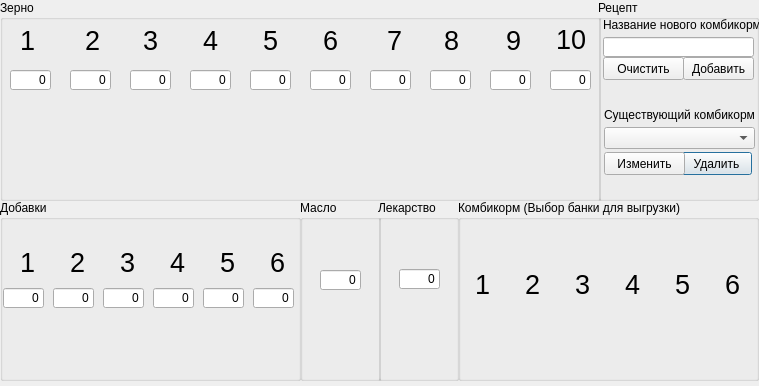
<?xml version="1.0" encoding="UTF-8"?>
<ui version="4.0">
 <class>Dialog_recept</class>
 <widget class="QDialog" name="Dialog_recept">
  <property name="geometry">
   <rect>
    <x>0</x>
    <y>0</y>
    <width>759</width>
    <height>386</height>
   </rect>
  </property>
  <property name="windowTitle">
   <string>Dialog</string>
  </property>
  <widget class="QGroupBox" name="groupBox_6">
   <property name="geometry">
    <rect>
     <x>598</x>
     <y>0</y>
     <width>161</width>
     <height>201</height>
    </rect>
   </property>
   <property name="title">
    <string>Рецепт</string>
   </property>
   <widget class="QPushButton" name="deletebtn">
    <property name="geometry">
     <rect>
      <x>83</x>
      <y>152</y>
      <width>71</width>
      <height>23</height>
     </rect>
    </property>
    <property name="text">
     <string>Удалить</string>
    </property>
   </widget>
   <widget class="QLineEdit" name="namekormedit">
    <property name="geometry">
     <rect>
      <x>5</x>
      <y>37</y>
      <width>151</width>
      <height>20</height>
     </rect>
    </property>
   </widget>
   <widget class="QPushButton" name="clearallbtn">
    <property name="geometry">
     <rect>
      <x>5</x>
      <y>57</y>
      <width>81</width>
      <height>23</height>
     </rect>
    </property>
    <property name="text">
     <string>Очистить</string>
    </property>
   </widget>
   <widget class="QComboBox" name="namekormcombo">
    <property name="geometry">
     <rect>
      <x>6</x>
      <y>127</y>
      <width>151</width>
      <height>22</height>
     </rect>
    </property>
   </widget>
   <widget class="QPushButton" name="changebtn">
    <property name="geometry">
     <rect>
      <x>6</x>
      <y>152</y>
      <width>81</width>
      <height>23</height>
     </rect>
    </property>
    <property name="text">
     <string>Изменить</string>
    </property>
   </widget>
   <widget class="QLabel" name="label">
    <property name="geometry">
     <rect>
      <x>5</x>
      <y>17</y>
      <width>161</width>
      <height>16</height>
     </rect>
    </property>
    <property name="text">
     <string>Название нового комбикорма</string>
    </property>
   </widget>
   <widget class="QLabel" name="label_2">
    <property name="geometry">
     <rect>
      <x>6</x>
      <y>107</y>
      <width>161</width>
      <height>16</height>
     </rect>
    </property>
    <property name="text">
     <string>Существующий комбикорм</string>
    </property>
   </widget>
   <widget class="QPushButton" name="addkormbtn">
    <property name="geometry">
     <rect>
      <x>85</x>
      <y>57</y>
      <width>71</width>
      <height>23</height>
     </rect>
    </property>
    <property name="text">
     <string>Добавить</string>
    </property>
   </widget>
  </widget>
  <widget class="QGroupBox" name="groupBox_5">
   <property name="geometry">
    <rect>
     <x>378</x>
     <y>200</y>
     <width>81</width>
     <height>181</height>
    </rect>
   </property>
   <property name="title">
    <string>Лекарство</string>
   </property>
   <widget class="QLabel" name="lekarstvobanka">
    <property name="geometry">
     <rect>
      <x>21</x>
      <y>49</y>
      <width>41</width>
      <height>81</height>
     </rect>
    </property>
    <property name="text">
     <string/>
    </property>
    <property name="pixmap">
     <pixmap>maslobochka.png</pixmap>
    </property>
   </widget>
   <widget class="QLineEdit" name="lekarstvoedit">
    <property name="geometry">
     <rect>
      <x>21</x>
      <y>69</y>
      <width>41</width>
      <height>20</height>
     </rect>
    </property>
    <property name="text">
     <string>0</string>
    </property>
    <property name="alignment">
     <set>Qt::AlignRight|Qt::AlignTrailing|Qt::AlignVCenter</set>
    </property>
   </widget>
  </widget>
  <widget class="QGroupBox" name="groupBox_korm">
   <property name="geometry">
    <rect>
     <x>458</x>
     <y>200</y>
     <width>301</width>
     <height>181</height>
    </rect>
   </property>
   <property name="title">
    <string>Комбикорм (Выбор банки для выгрузки)</string>
   </property>
   <widget class="QLabel" name="label_14">
    <property name="geometry">
     <rect>
      <x>17</x>
      <y>74</y>
      <width>16</width>
      <height>21</height>
     </rect>
    </property>
    <property name="font">
     <font>
      <pointsize>20</pointsize>
     </font>
    </property>
    <property name="text">
     <string>1</string>
    </property>
   </widget>
   <widget class="QLabel" name="label_9">
    <property name="geometry">
     <rect>
      <x>167</x>
      <y>74</y>
      <width>16</width>
      <height>21</height>
     </rect>
    </property>
    <property name="font">
     <font>
      <pointsize>20</pointsize>
     </font>
    </property>
    <property name="text">
     <string>4</string>
    </property>
   </widget>
   <widget class="QLabel" name="siloskorm1">
    <property name="geometry">
     <rect>
      <x>5</x>
      <y>19</y>
      <width>41</width>
      <height>151</height>
     </rect>
    </property>
    <property name="text">
     <string/>
    </property>
    <property name="pixmap">
     <pixmap>silos.png</pixmap>
    </property>
   </widget>
   <widget class="QLabel" name="siloskorm2">
    <property name="geometry">
     <rect>
      <x>55</x>
      <y>18</y>
      <width>41</width>
      <height>151</height>
     </rect>
    </property>
    <property name="text">
     <string/>
    </property>
    <property name="pixmap">
     <pixmap>silos.png</pixmap>
    </property>
   </widget>
   <widget class="QLabel" name="siloskorm5">
    <property name="geometry">
     <rect>
      <x>205</x>
      <y>18</y>
      <width>41</width>
      <height>151</height>
     </rect>
    </property>
    <property name="text">
     <string/>
    </property>
    <property name="pixmap">
     <pixmap>silos.png</pixmap>
    </property>
   </widget>
   <widget class="QLabel" name="label_12">
    <property name="geometry">
     <rect>
      <x>117</x>
      <y>74</y>
      <width>16</width>
      <height>21</height>
     </rect>
    </property>
    <property name="font">
     <font>
      <pointsize>20</pointsize>
     </font>
    </property>
    <property name="text">
     <string>3</string>
    </property>
   </widget>
   <widget class="QLabel" name="label_10">
    <property name="geometry">
     <rect>
      <x>217</x>
      <y>74</y>
      <width>16</width>
      <height>21</height>
     </rect>
    </property>
    <property name="font">
     <font>
      <pointsize>20</pointsize>
     </font>
    </property>
    <property name="text">
     <string>5</string>
    </property>
   </widget>
   <widget class="QLabel" name="siloskorm3">
    <property name="geometry">
     <rect>
      <x>105</x>
      <y>18</y>
      <width>41</width>
      <height>151</height>
     </rect>
    </property>
    <property name="text">
     <string/>
    </property>
    <property name="pixmap">
     <pixmap>silos.png</pixmap>
    </property>
   </widget>
   <widget class="QLabel" name="siloskorm6">
    <property name="geometry">
     <rect>
      <x>255</x>
      <y>18</y>
      <width>41</width>
      <height>151</height>
     </rect>
    </property>
    <property name="text">
     <string/>
    </property>
    <property name="pixmap">
     <pixmap>silos.png</pixmap>
    </property>
   </widget>
   <widget class="QLabel" name="label_11">
    <property name="geometry">
     <rect>
      <x>267</x>
      <y>74</y>
      <width>16</width>
      <height>21</height>
     </rect>
    </property>
    <property name="font">
     <font>
      <pointsize>20</pointsize>
     </font>
    </property>
    <property name="text">
     <string>6</string>
    </property>
   </widget>
   <widget class="QLabel" name="label_13">
    <property name="geometry">
     <rect>
      <x>67</x>
      <y>74</y>
      <width>16</width>
      <height>21</height>
     </rect>
    </property>
    <property name="font">
     <font>
      <pointsize>20</pointsize>
     </font>
    </property>
    <property name="text">
     <string>2</string>
    </property>
   </widget>
   <widget class="QLabel" name="siloskorm4">
    <property name="geometry">
     <rect>
      <x>155</x>
      <y>18</y>
      <width>41</width>
      <height>151</height>
     </rect>
    </property>
    <property name="text">
     <string/>
    </property>
    <property name="pixmap">
     <pixmap>silos.png</pixmap>
    </property>
   </widget>
   <zorder>siloskorm1</zorder>
   <zorder>siloskorm2</zorder>
   <zorder>siloskorm5</zorder>
   <zorder>label_10</zorder>
   <zorder>siloskorm3</zorder>
   <zorder>siloskorm6</zorder>
   <zorder>label_11</zorder>
   <zorder>label_13</zorder>
   <zorder>siloskorm4</zorder>
   <zorder>label_12</zorder>
   <zorder>label_14</zorder>
   <zorder>label_9</zorder>
  </widget>
  <widget class="QGroupBox" name="groupBox">
   <property name="geometry">
    <rect>
     <x>0</x>
     <y>0</y>
     <width>601</width>
     <height>201</height>
    </rect>
   </property>
   <property name="title">
    <string>Зерно</string>
   </property>
   <widget class="QLabel" name="zernosilos_10">
    <property name="geometry">
     <rect>
      <x>550</x>
      <y>10</y>
      <width>51</width>
      <height>161</height>
     </rect>
    </property>
    <property name="text">
     <string/>
    </property>
    <property name="pixmap">
     <pixmap>silos.png</pixmap>
    </property>
   </widget>
   <widget class="QLabel" name="zernosilos_3">
    <property name="geometry">
     <rect>
      <x>130</x>
      <y>10</y>
      <width>51</width>
      <height>161</height>
     </rect>
    </property>
    <property name="text">
     <string/>
    </property>
    <property name="pixmap">
     <pixmap>silos.png</pixmap>
    </property>
   </widget>
   <widget class="QLabel" name="zernosilos">
    <property name="geometry">
     <rect>
      <x>10</x>
      <y>10</y>
      <width>51</width>
      <height>161</height>
     </rect>
    </property>
    <property name="text">
     <string/>
    </property>
    <property name="pixmap">
     <pixmap>silos.png</pixmap>
    </property>
   </widget>
   <widget class="QLabel" name="zernosilos_2">
    <property name="geometry">
     <rect>
      <x>70</x>
      <y>10</y>
      <width>51</width>
      <height>161</height>
     </rect>
    </property>
    <property name="text">
     <string/>
    </property>
    <property name="pixmap">
     <pixmap>silos.png</pixmap>
    </property>
   </widget>
   <widget class="QLabel" name="zernosilos_9">
    <property name="geometry">
     <rect>
      <x>370</x>
      <y>10</y>
      <width>51</width>
      <height>161</height>
     </rect>
    </property>
    <property name="text">
     <string/>
    </property>
    <property name="pixmap">
     <pixmap>silos.png</pixmap>
    </property>
   </widget>
   <widget class="QLabel" name="zernosilos_4">
    <property name="geometry">
     <rect>
      <x>310</x>
      <y>10</y>
      <width>51</width>
      <height>161</height>
     </rect>
    </property>
    <property name="text">
     <string/>
    </property>
    <property name="pixmap">
     <pixmap>silos.png</pixmap>
    </property>
   </widget>
   <widget class="QLabel" name="zernosilos_5">
    <property name="geometry">
     <rect>
      <x>190</x>
      <y>10</y>
      <width>51</width>
      <height>161</height>
     </rect>
    </property>
    <property name="text">
     <string/>
    </property>
    <property name="pixmap">
     <pixmap>silos.png</pixmap>
    </property>
   </widget>
   <widget class="QLabel" name="zernosilos_7">
    <property name="geometry">
     <rect>
      <x>430</x>
      <y>10</y>
      <width>51</width>
      <height>161</height>
     </rect>
    </property>
    <property name="text">
     <string/>
    </property>
    <property name="pixmap">
     <pixmap>silos.png</pixmap>
    </property>
   </widget>
   <widget class="QLabel" name="zernosilos_6">
    <property name="geometry">
     <rect>
      <x>250</x>
      <y>10</y>
      <width>51</width>
      <height>161</height>
     </rect>
    </property>
    <property name="text">
     <string/>
    </property>
    <property name="pixmap">
     <pixmap>silos.png</pixmap>
    </property>
   </widget>
   <widget class="QLineEdit" name="zernoedit1">
    <property name="geometry">
     <rect>
      <x>10</x>
      <y>70</y>
      <width>41</width>
      <height>20</height>
     </rect>
    </property>
    <property name="text">
     <string>0</string>
    </property>
    <property name="alignment">
     <set>Qt::AlignRight|Qt::AlignTrailing|Qt::AlignVCenter</set>
    </property>
   </widget>
   <widget class="QLineEdit" name="zernoedit2">
    <property name="geometry">
     <rect>
      <x>70</x>
      <y>70</y>
      <width>41</width>
      <height>20</height>
     </rect>
    </property>
    <property name="text">
     <string>0</string>
    </property>
    <property name="alignment">
     <set>Qt::AlignRight|Qt::AlignTrailing|Qt::AlignVCenter</set>
    </property>
   </widget>
   <widget class="QLineEdit" name="zernoedit3">
    <property name="geometry">
     <rect>
      <x>130</x>
      <y>70</y>
      <width>41</width>
      <height>20</height>
     </rect>
    </property>
    <property name="text">
     <string>0</string>
    </property>
    <property name="alignment">
     <set>Qt::AlignRight|Qt::AlignTrailing|Qt::AlignVCenter</set>
    </property>
   </widget>
   <widget class="QLineEdit" name="zernoedit4">
    <property name="geometry">
     <rect>
      <x>190</x>
      <y>70</y>
      <width>41</width>
      <height>20</height>
     </rect>
    </property>
    <property name="text">
     <string>0</string>
    </property>
    <property name="alignment">
     <set>Qt::AlignRight|Qt::AlignTrailing|Qt::AlignVCenter</set>
    </property>
   </widget>
   <widget class="QLineEdit" name="zernoedit5">
    <property name="geometry">
     <rect>
      <x>250</x>
      <y>70</y>
      <width>41</width>
      <height>20</height>
     </rect>
    </property>
    <property name="text">
     <string>0</string>
    </property>
    <property name="alignment">
     <set>Qt::AlignRight|Qt::AlignTrailing|Qt::AlignVCenter</set>
    </property>
   </widget>
   <widget class="QLineEdit" name="zernoedit6">
    <property name="geometry">
     <rect>
      <x>310</x>
      <y>70</y>
      <width>41</width>
      <height>20</height>
     </rect>
    </property>
    <property name="text">
     <string>0</string>
    </property>
    <property name="alignment">
     <set>Qt::AlignRight|Qt::AlignTrailing|Qt::AlignVCenter</set>
    </property>
   </widget>
   <widget class="QLineEdit" name="zernoedit7">
    <property name="geometry">
     <rect>
      <x>370</x>
      <y>70</y>
      <width>41</width>
      <height>20</height>
     </rect>
    </property>
    <property name="text">
     <string>0</string>
    </property>
    <property name="alignment">
     <set>Qt::AlignRight|Qt::AlignTrailing|Qt::AlignVCenter</set>
    </property>
   </widget>
   <widget class="QLineEdit" name="zernoedit8">
    <property name="geometry">
     <rect>
      <x>430</x>
      <y>70</y>
      <width>41</width>
      <height>20</height>
     </rect>
    </property>
    <property name="text">
     <string>0</string>
    </property>
    <property name="alignment">
     <set>Qt::AlignRight|Qt::AlignTrailing|Qt::AlignVCenter</set>
    </property>
   </widget>
   <widget class="QLineEdit" name="zernoedit9">
    <property name="geometry">
     <rect>
      <x>490</x>
      <y>70</y>
      <width>41</width>
      <height>20</height>
     </rect>
    </property>
    <property name="text">
     <string>0</string>
    </property>
    <property name="alignment">
     <set>Qt::AlignRight|Qt::AlignTrailing|Qt::AlignVCenter</set>
    </property>
   </widget>
   <widget class="QLineEdit" name="zernoedit10">
    <property name="geometry">
     <rect>
      <x>550</x>
      <y>70</y>
      <width>41</width>
      <height>20</height>
     </rect>
    </property>
    <property name="text">
     <string>0</string>
    </property>
    <property name="alignment">
     <set>Qt::AlignRight|Qt::AlignTrailing|Qt::AlignVCenter</set>
    </property>
   </widget>
   <widget class="QLabel" name="label_15">
    <property name="geometry">
     <rect>
      <x>323</x>
      <y>30</y>
      <width>16</width>
      <height>21</height>
     </rect>
    </property>
    <property name="font">
     <font>
      <pointsize>20</pointsize>
     </font>
    </property>
    <property name="text">
     <string>6</string>
    </property>
   </widget>
   <widget class="QLabel" name="label_16">
    <property name="geometry">
     <rect>
      <x>203</x>
      <y>30</y>
      <width>16</width>
      <height>21</height>
     </rect>
    </property>
    <property name="font">
     <font>
      <pointsize>20</pointsize>
     </font>
    </property>
    <property name="text">
     <string>4</string>
    </property>
   </widget>
   <widget class="QLabel" name="label_17">
    <property name="geometry">
     <rect>
      <x>20</x>
      <y>30</y>
      <width>16</width>
      <height>21</height>
     </rect>
    </property>
    <property name="font">
     <font>
      <pointsize>20</pointsize>
     </font>
    </property>
    <property name="text">
     <string>1</string>
    </property>
   </widget>
   <widget class="QLabel" name="label_18">
    <property name="geometry">
     <rect>
      <x>143</x>
      <y>30</y>
      <width>16</width>
      <height>21</height>
     </rect>
    </property>
    <property name="font">
     <font>
      <pointsize>20</pointsize>
     </font>
    </property>
    <property name="text">
     <string>3</string>
    </property>
   </widget>
   <widget class="QLabel" name="label_19">
    <property name="geometry">
     <rect>
      <x>263</x>
      <y>30</y>
      <width>16</width>
      <height>21</height>
     </rect>
    </property>
    <property name="font">
     <font>
      <pointsize>20</pointsize>
     </font>
    </property>
    <property name="text">
     <string>5</string>
    </property>
   </widget>
   <widget class="QLabel" name="label_20">
    <property name="geometry">
     <rect>
      <x>85</x>
      <y>30</y>
      <width>16</width>
      <height>21</height>
     </rect>
    </property>
    <property name="font">
     <font>
      <pointsize>20</pointsize>
     </font>
    </property>
    <property name="text">
     <string>2</string>
    </property>
   </widget>
   <widget class="QLabel" name="zernosilos_11">
    <property name="geometry">
     <rect>
      <x>490</x>
      <y>10</y>
      <width>51</width>
      <height>161</height>
     </rect>
    </property>
    <property name="text">
     <string/>
    </property>
    <property name="pixmap">
     <pixmap>silos.png</pixmap>
    </property>
   </widget>
   <widget class="QLabel" name="label_21">
    <property name="geometry">
     <rect>
      <x>556</x>
      <y>29</y>
      <width>31</width>
      <height>21</height>
     </rect>
    </property>
    <property name="font">
     <font>
      <pointsize>20</pointsize>
     </font>
    </property>
    <property name="text">
     <string>10</string>
    </property>
   </widget>
   <widget class="QLabel" name="label_22">
    <property name="geometry">
     <rect>
      <x>444</x>
      <y>30</y>
      <width>16</width>
      <height>21</height>
     </rect>
    </property>
    <property name="font">
     <font>
      <pointsize>20</pointsize>
     </font>
    </property>
    <property name="text">
     <string>8</string>
    </property>
   </widget>
   <widget class="QLabel" name="label_23">
    <property name="geometry">
     <rect>
      <x>506</x>
      <y>30</y>
      <width>16</width>
      <height>21</height>
     </rect>
    </property>
    <property name="font">
     <font>
      <pointsize>20</pointsize>
     </font>
    </property>
    <property name="text">
     <string>9</string>
    </property>
   </widget>
   <widget class="QLabel" name="label_24">
    <property name="geometry">
     <rect>
      <x>387</x>
      <y>30</y>
      <width>16</width>
      <height>21</height>
     </rect>
    </property>
    <property name="font">
     <font>
      <pointsize>20</pointsize>
     </font>
    </property>
    <property name="text">
     <string>7</string>
    </property>
   </widget>
   <zorder>zernosilos_11</zorder>
   <zorder>zernosilos_10</zorder>
   <zorder>zernosilos_3</zorder>
   <zorder>zernosilos</zorder>
   <zorder>zernosilos_2</zorder>
   <zorder>zernosilos_9</zorder>
   <zorder>zernosilos_4</zorder>
   <zorder>zernosilos_5</zorder>
   <zorder>zernosilos_7</zorder>
   <zorder>zernosilos_6</zorder>
   <zorder>zernoedit1</zorder>
   <zorder>zernoedit2</zorder>
   <zorder>zernoedit3</zorder>
   <zorder>zernoedit4</zorder>
   <zorder>zernoedit5</zorder>
   <zorder>zernoedit6</zorder>
   <zorder>zernoedit7</zorder>
   <zorder>zernoedit8</zorder>
   <zorder>zernoedit9</zorder>
   <zorder>zernoedit10</zorder>
   <zorder>label_15</zorder>
   <zorder>label_16</zorder>
   <zorder>label_17</zorder>
   <zorder>label_18</zorder>
   <zorder>label_19</zorder>
   <zorder>label_20</zorder>
   <zorder>label_21</zorder>
   <zorder>label_22</zorder>
   <zorder>label_23</zorder>
   <zorder>label_24</zorder>
  </widget>
  <widget class="QGroupBox" name="groupBox_4">
   <property name="geometry">
    <rect>
     <x>300</x>
     <y>200</y>
     <width>81</width>
     <height>181</height>
    </rect>
   </property>
   <property name="title">
    <string>Масло </string>
   </property>
   <widget class="QLabel" name="maslo">
    <property name="geometry">
     <rect>
      <x>20</x>
      <y>50</y>
      <width>41</width>
      <height>81</height>
     </rect>
    </property>
    <property name="text">
     <string/>
    </property>
    <property name="pixmap">
     <pixmap>maslobochka.png</pixmap>
    </property>
   </widget>
   <widget class="QLineEdit" name="masloedit">
    <property name="geometry">
     <rect>
      <x>20</x>
      <y>70</y>
      <width>41</width>
      <height>20</height>
     </rect>
    </property>
    <property name="text">
     <string>0</string>
    </property>
    <property name="alignment">
     <set>Qt::AlignRight|Qt::AlignTrailing|Qt::AlignVCenter</set>
    </property>
   </widget>
  </widget>
  <widget class="QGroupBox" name="groupBox_2">
   <property name="geometry">
    <rect>
     <x>0</x>
     <y>200</y>
     <width>301</width>
     <height>181</height>
    </rect>
   </property>
   <property name="title">
    <string>Добавки</string>
   </property>
   <widget class="QLabel" name="dobavka4">
    <property name="geometry">
     <rect>
      <x>154</x>
      <y>40</y>
      <width>41</width>
      <height>101</height>
     </rect>
    </property>
    <property name="text">
     <string/>
    </property>
    <property name="pixmap">
     <pixmap>silos.png</pixmap>
    </property>
    <property name="scaledContents">
     <bool>true</bool>
    </property>
   </widget>
   <widget class="QLabel" name="dobavka2">
    <property name="geometry">
     <rect>
      <x>54</x>
      <y>40</y>
      <width>41</width>
      <height>101</height>
     </rect>
    </property>
    <property name="text">
     <string/>
    </property>
    <property name="pixmap">
     <pixmap>silos.png</pixmap>
    </property>
    <property name="scaledContents">
     <bool>true</bool>
    </property>
   </widget>
   <widget class="QLabel" name="dobavka5">
    <property name="geometry">
     <rect>
      <x>204</x>
      <y>40</y>
      <width>41</width>
      <height>101</height>
     </rect>
    </property>
    <property name="text">
     <string/>
    </property>
    <property name="pixmap">
     <pixmap>silos.png</pixmap>
    </property>
    <property name="scaledContents">
     <bool>true</bool>
    </property>
   </widget>
   <widget class="QLabel" name="dobavka6">
    <property name="geometry">
     <rect>
      <x>254</x>
      <y>40</y>
      <width>41</width>
      <height>101</height>
     </rect>
    </property>
    <property name="text">
     <string/>
    </property>
    <property name="pixmap">
     <pixmap>silos.png</pixmap>
    </property>
    <property name="scaledContents">
     <bool>true</bool>
    </property>
   </widget>
   <widget class="QLabel" name="dobavka3">
    <property name="geometry">
     <rect>
      <x>104</x>
      <y>40</y>
      <width>41</width>
      <height>101</height>
     </rect>
    </property>
    <property name="text">
     <string/>
    </property>
    <property name="pixmap">
     <pixmap>silos.png</pixmap>
    </property>
    <property name="scaledContents">
     <bool>true</bool>
    </property>
   </widget>
   <widget class="QLabel" name="dobavka1">
    <property name="geometry">
     <rect>
      <x>4</x>
      <y>40</y>
      <width>41</width>
      <height>101</height>
     </rect>
    </property>
    <property name="text">
     <string/>
    </property>
    <property name="pixmap">
     <pixmap>silos.png</pixmap>
    </property>
    <property name="scaledContents">
     <bool>true</bool>
    </property>
   </widget>
   <widget class="QLineEdit" name="dobavkaedit1">
    <property name="geometry">
     <rect>
      <x>3</x>
      <y>88</y>
      <width>41</width>
      <height>20</height>
     </rect>
    </property>
    <property name="text">
     <string>0</string>
    </property>
    <property name="alignment">
     <set>Qt::AlignRight|Qt::AlignTrailing|Qt::AlignVCenter</set>
    </property>
   </widget>
   <widget class="QLineEdit" name="dobavkaedit2">
    <property name="geometry">
     <rect>
      <x>53</x>
      <y>88</y>
      <width>41</width>
      <height>20</height>
     </rect>
    </property>
    <property name="text">
     <string>0</string>
    </property>
    <property name="alignment">
     <set>Qt::AlignRight|Qt::AlignTrailing|Qt::AlignVCenter</set>
    </property>
   </widget>
   <widget class="QLineEdit" name="dobavkaedit3">
    <property name="geometry">
     <rect>
      <x>103</x>
      <y>88</y>
      <width>41</width>
      <height>20</height>
     </rect>
    </property>
    <property name="text">
     <string>0</string>
    </property>
    <property name="alignment">
     <set>Qt::AlignRight|Qt::AlignTrailing|Qt::AlignVCenter</set>
    </property>
   </widget>
   <widget class="QLineEdit" name="dobavkaedit4">
    <property name="geometry">
     <rect>
      <x>153</x>
      <y>88</y>
      <width>41</width>
      <height>20</height>
     </rect>
    </property>
    <property name="text">
     <string>0</string>
    </property>
    <property name="alignment">
     <set>Qt::AlignRight|Qt::AlignTrailing|Qt::AlignVCenter</set>
    </property>
   </widget>
   <widget class="QLineEdit" name="dobavkaedit5">
    <property name="geometry">
     <rect>
      <x>203</x>
      <y>88</y>
      <width>41</width>
      <height>20</height>
     </rect>
    </property>
    <property name="text">
     <string>0</string>
    </property>
    <property name="alignment">
     <set>Qt::AlignRight|Qt::AlignTrailing|Qt::AlignVCenter</set>
    </property>
   </widget>
   <widget class="QLineEdit" name="dobavkaedit6">
    <property name="geometry">
     <rect>
      <x>253</x>
      <y>88</y>
      <width>41</width>
      <height>20</height>
     </rect>
    </property>
    <property name="text">
     <string>0</string>
    </property>
    <property name="alignment">
     <set>Qt::AlignRight|Qt::AlignTrailing|Qt::AlignVCenter</set>
    </property>
   </widget>
   <widget class="QLabel" name="label_25">
    <property name="geometry">
     <rect>
      <x>270</x>
      <y>52</y>
      <width>16</width>
      <height>21</height>
     </rect>
    </property>
    <property name="font">
     <font>
      <pointsize>20</pointsize>
     </font>
    </property>
    <property name="text">
     <string>6</string>
    </property>
   </widget>
   <widget class="QLabel" name="label_26">
    <property name="geometry">
     <rect>
      <x>170</x>
      <y>52</y>
      <width>16</width>
      <height>21</height>
     </rect>
    </property>
    <property name="font">
     <font>
      <pointsize>20</pointsize>
     </font>
    </property>
    <property name="text">
     <string>4</string>
    </property>
   </widget>
   <widget class="QLabel" name="label_27">
    <property name="geometry">
     <rect>
      <x>20</x>
      <y>52</y>
      <width>16</width>
      <height>21</height>
     </rect>
    </property>
    <property name="font">
     <font>
      <pointsize>20</pointsize>
     </font>
    </property>
    <property name="text">
     <string>1</string>
    </property>
   </widget>
   <widget class="QLabel" name="label_28">
    <property name="geometry">
     <rect>
      <x>120</x>
      <y>52</y>
      <width>16</width>
      <height>21</height>
     </rect>
    </property>
    <property name="font">
     <font>
      <pointsize>20</pointsize>
     </font>
    </property>
    <property name="text">
     <string>3</string>
    </property>
   </widget>
   <widget class="QLabel" name="label_29">
    <property name="geometry">
     <rect>
      <x>220</x>
      <y>52</y>
      <width>16</width>
      <height>21</height>
     </rect>
    </property>
    <property name="font">
     <font>
      <pointsize>20</pointsize>
     </font>
    </property>
    <property name="text">
     <string>5</string>
    </property>
   </widget>
   <widget class="QLabel" name="label_30">
    <property name="geometry">
     <rect>
      <x>70</x>
      <y>52</y>
      <width>16</width>
      <height>21</height>
     </rect>
    </property>
    <property name="font">
     <font>
      <pointsize>20</pointsize>
     </font>
    </property>
    <property name="text">
     <string>2</string>
    </property>
   </widget>
  </widget>
 </widget>
 <resources/>
 <connections/>
</ui>
